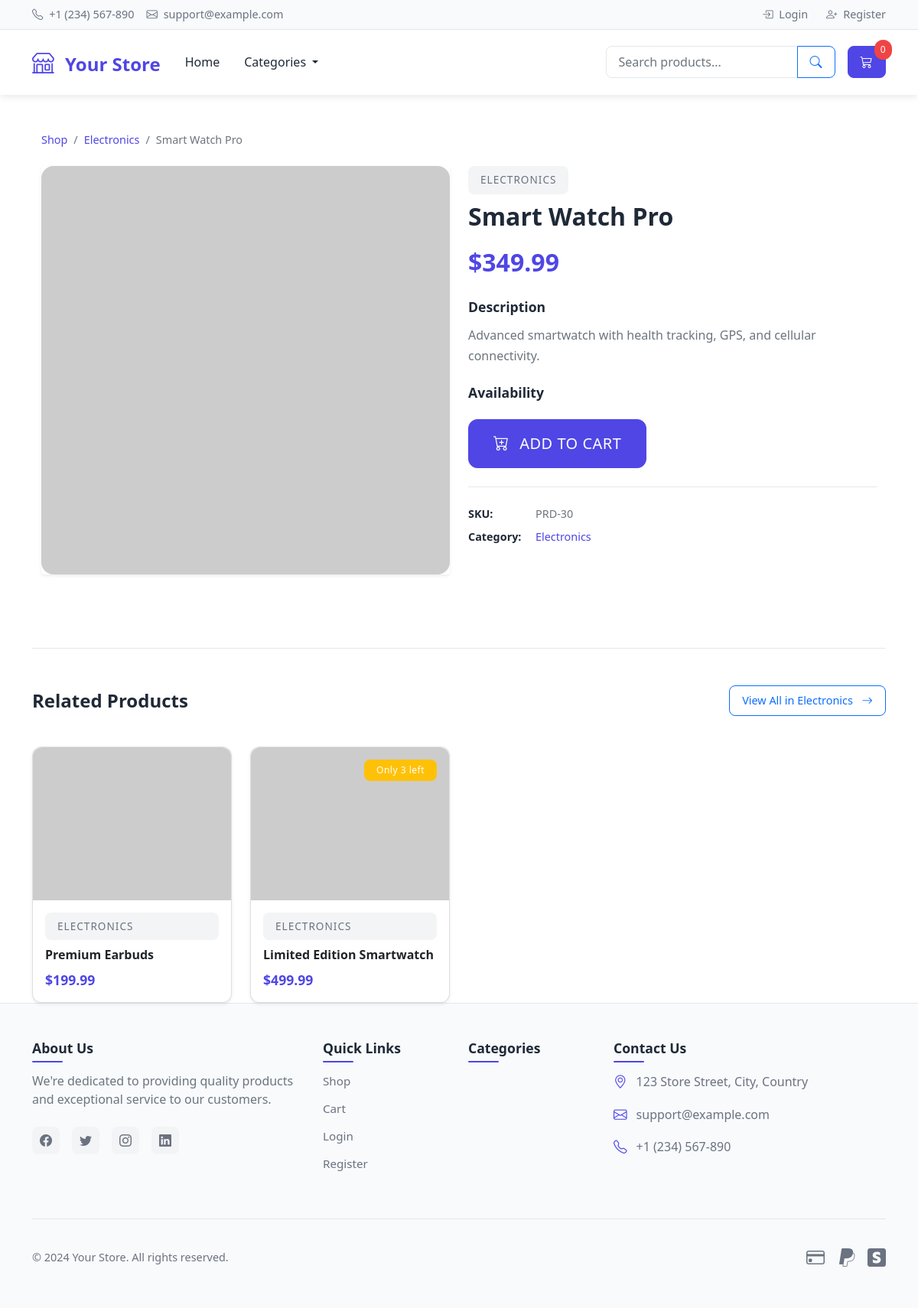
The page /product/30/ on the database its author committed.
### store/models.py (models this page shows, shortened)
class Product(models.Model):
    name = models.CharField(max_length=200)
    description = models.TextField()
    price = models.DecimalField(max_digits=10, decimal_places=2)
    category = models.ForeignKey(Category, on_delete=models.CASCADE)
    image = models.ImageField(upload_to='products/', blank=True)
    image_url = models.URLField(blank=True)
    stock = models.IntegerField(default=0)
    available = models.BooleanField(default=True)
    created = models.DateTimeField(auto_now_add=True)
    updated = models.DateTimeField(auto_now=True)

class Category(models.Model):
    name = models.CharField(max_length=100)
    description = models.TextField(blank=True)
    class Meta:
        verbose_name_plural = 'Categories'

### store/views.py (the view)
# urls.py: path('product/<int:product_id>/', views.product_detail, name='product_detail'),
def product_detail(request, product_id):
    product = get_object_or_404(Product, id=product_id)
    related_products = Product.objects.filter(
        category=product.category,
        available=True
    ).exclude(
        id=product.id
    ).order_by(
        '-stock',  # Show in-stock items first
        '-id'      # Then show newer products
    )[:4]         # Limit to 4 related products
    context = {
        'product': product,
        'related_products': related_products,
    }
    return render(request, 'store/product_detail.html', context)

### store/templates/store/product_detail.html (shortened to what this page needs)
{% extends 'store/base.html' %} {% block content %}
<div class="container py-4">
  <nav aria-label="breadcrumb" class="mb-4">
    <ol class="breadcrumb">
      <li class="breadcrumb-item"><a href="{% url 'shop' %}">Shop</a></li>
      <li class="breadcrumb-item">
        <a href="?category={{ product.category.id }}"
          >{{ product.category.name }}</a
        >
      </li>
      <li class="breadcrumb-item active" aria-current="page">
        {{ product.name }}
      </li>
    </ol>
  </nav>
  <div class="row g-4">
    <div class="col-md-6 mb-4">
      <div class="card shadow-sm border-0">
        {% if product.image or product.image_url %}
        <div class="product-detail-image">
          <img
            src="{% if product.image %}{{ product.image.url }}{% else %}{{ product.image_url }}{% endif %}"
            class="card-img-top"
            alt="{{ product.name }}"
          />
        </div>
        {% endif %}
      </div>
    </div>
    <div class="col-md-6">
      <div class="product-details">
        <span class="product-category mb-2">{{ product.category.name }}</span>
        <h1 class="product-title mb-3">{{ product.name }}</h1>
        <div class="product-price mb-4">${{ product.price }}</div>
        <div class="product-description mb-4">
          <h5 class="detail-title">Description</h5>
          <p class="text-muted">{{ product.description }}</p>
        </div>
        <div class="product-availability mb-4">
          <h5 class="detail-title">Availability</h5>
        </div>
        {% if product.stock > 0 %}
        <a
          href="{% url 'add_to_cart' product.id %}"
          class="btn btn-primary btn-lg mb-4"
        >
          <i class="bi bi-cart-plus me-2"></i> Add to Cart
        </a>
        {% else %}
        <button class="btn btn-secondary btn-lg mb-4" disabled>
          Out of Stock
        </button>
        {% endif %}
        <div class="product-meta">
          <div class="meta-item mb-2">
            <strong>SKU:</strong>
            <span class="text-muted">PRD-{{ product.id }}</span>
          </div>
          <div class="meta-item">
            <strong>Category:</strong>
            <a
              href="?category={{ product.category.id }}"
              class="text-decoration-none"
            >
              {{ product.category.name }}
            </a>
          </div>
        </div>
      </div>
    </div>
  </div>
</div>
<div class="related-products mt-5">
  {% if related_products %}
  <div
    class="section-header d-flex justify-content-between align-items-center mb-4"
  >
    <h3 class="section-title">Related Products</h3>
    <a
      href="?category={{ product.category.id }}"
      class="btn btn-outline-primary btn-sm"
    >
      View All in {{ product.category.name }}
      <i class="bi bi-arrow-right ms-2"></i>
    </a>
  </div>
  <div class="row row-cols-1 row-cols-md-2 row-cols-lg-4 g-4">
    {% for related in related_products %}
    <div class="col">
      <div class="card h-100 shadow-sm product-card">
        {% if related.stock < 5 %}
        <div class="product-badge">
          {% if related.stock > 0 %}
          <span class="badge bg-warning">Only {{ related.stock }} left</span>
          {% else %}
          <span class="badge bg-danger">Out of Stock</span>
          {% endif %}
        </div>
        {% endif %}
        <div class="product-image-wrapper">
          <img
            src="{% if related.image %}{{ related.image.url }}{% else %}{{ related.image_url }}{% endif %}"
            class="card-img-top"
            alt="{{ related.name }}"
          />
        </div>
        <div class="card-body d-flex flex-column">
          <span class="product-category mb-2">{{ related.category.name }}</span>
          <h5 class="card-title product-title">
            <a
              href="{% url 'product_detail' related.id %}"
              class="text-decoration-none text-dark"
            >
              {{ related.name }}
            </a>
          </h5>
          <div class="mt-auto">
            <div class="d-flex justify-content-between align-items-center">
              <span class="product-price">${{ related.price }}</span>
            </div>
          </div>
        </div>
      </div>
    </div>
    {% endfor %}
  </div>
  {% endif %}
</div>
{% endblock %}

### store/templates/store/product_detail.html (style rules this page uses)
:root { --primary-color: #4f46e5; --primary-hover: #4338ca; --surface-color: #ffffff; --border-color: #e5e7eb; --shadow-sm: 0 2px 4px rgba(148, 163, 184, 0.1); --shadow-md: 0 4px 6px -1px rgba(148, 163, 184, 0.1), 0 2px 4px -1px rgba(148, 163, 184, 0.06); --shadow-lg: 0 10px 15px -3px rgba(148, 163, 184, 0.1), 0 4px 6px -2px rgba(148, 163, 184, 0.05); }
.breadcrumb { font-size: 0.9rem; }
.breadcrumb a { color: var(--primary-color); text-decoration: none; transition: color 0.2s ease; }
.product-detail-image { position: relative; overflow: hidden; border-radius: 16px; background: var(--surface-color); }
.product-detail-image img { width: 100%; height: auto; aspect-ratio: 1; object-fit: cover; transition: transform 0.5s ease; }
.product-badge { position: absolute; top: 16px; right: 16px; z-index: 2; }
.badge { padding: 0.5rem 1rem; border-radius: 8px; font-weight: 500; letter-spacing: 0.5px; }
.product-category { display: inline-block; font-size: 0.85rem; color: #6b7280; text-transform: uppercase; letter-spacing: 1px; font-weight: 500; background: #f3f4f6; padding: 0.5rem 1rem; border-radius: 8px; }
.product-title { font-size: 2rem; font-weight: 600; color: #1f2937; line-height: 1.3; }
.product-price { font-size: 2rem; font-weight: 700; color: var(--primary-color); }
.detail-title { font-size: 1.1rem; font-weight: 600; color: #1f2937; margin-bottom: 0.75rem; }
.product-description p { font-size: 1rem; line-height: 1.7; color: #6b7280; }
.btn-primary { background-color: var(--primary-color); border-color: var(--primary-color); padding: 1rem 2rem; font-weight: 500; text-transform: uppercase; letter-spacing: 0.5px; transition: all 0.3s ease; border-radius: 12px; }
.product-meta { padding-top: 1.5rem; border-top: 1px solid var(--border-color); font-size: 0.9rem; }
.meta-item { display: flex; gap: 0.5rem; align-items: center; }
.meta-item strong { color: #1f2937; min-width: 80px; }
.meta-item a { color: var(--primary-color); }
.related-products { padding-top: 3rem; margin-top: 3rem; border-top: 1px solid var(--border-color); }
.section-header { position: relative; padding-bottom: 1rem; }
.section-title { font-size: 1.5rem; font-weight: 600; color: #1f2937; margin-bottom: 0; }
.section-header .btn-outline-primary { font-size: 0.9rem; padding: 0.5rem 1rem; border-radius: 8px; transition: all 0.3s ease; }
.related-products .product-card { border-radius: 12px; transition: all 0.3s ease; }
.related-products .product-image-wrapper { height: 200px; border-radius: 12px 12px 0 0; overflow: hidden; }
.related-products .product-title { font-size: 1rem; line-height: 1.4; margin-bottom: 0.5rem; }
.related-products .product-price { font-size: 1.1rem; font-weight: 600; }

### rows shown on the page
Product: category.name "Electronics", name "Smart Watch Pro", category.name "ELECTRONICS", price "349.99", description "Advanced smartwatch with health tracking, GPS, and cellular connectivity.", id "30"
Product: category.name "ELECTRONICS", name "Premium Earbuds", price "199.99"
Product: stock "3", category.name "ELECTRONICS", name "Limited Edition Smartwatch", price "499.99"

### other values the page prints
{{ cart_count|default:'0' }} "0"
